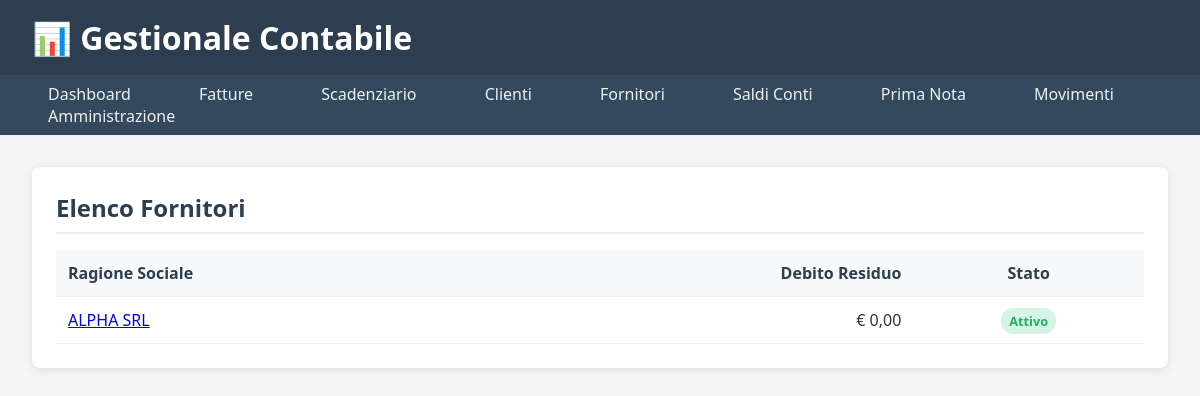
/fornitori/, run on the app's committed database.
### fornitori/models.py (models this page shows, shortened)
class Fornitore(models.Model):
    ragione_sociale = models.CharField(
        max_length=200,
        verbose_name="Ragione Sociale"
    )
    indirizzo = models.CharField(max_length=255, verbose_name="Indirizzo", blank=True)
    citta = models.CharField(max_length=100, verbose_name="Città", blank=True)
    cap = models.CharField(
        max_length=5,
        verbose_name="CAP",
        blank=True,
        validators=[RegexValidator(r'^\d{5}$', 'Il CAP deve avere 5 numeri')]
    )
    provincia = models.CharField(max_length=2, verbose_name="Provincia", blank=True)
    partita_iva = models.CharField(
        max_length=11,
        verbose_name="Partita IVA",
        unique=True,
        validators=[RegexValidator(r'^\d{11}$', 'La P.IVA deve avere 11 numeri')]
    )
    codice_fiscale = models.CharField(max_length=16, verbose_name="Codice Fiscale", blank=True)
    email = models.EmailField(verbose_name="Email", blank=True)
    telefono = models.CharField(max_length=20, verbose_name="Telefono", blank=True)
    STATO_FORNITORE = [
        ('attivo', 'Attivo'),
        ('inattivo', 'Inattivo'),
        ('bloccato', 'Bloccato'),
    ]
    stato = models.CharField(
        max_length=10,
        choices=STATO_FORNITORE,
        default='attivo',
        verbose_name="Stato Fornitore"
    )
    class Meta:
        verbose_name = "Fornitore"
        verbose_name_plural = "Fornitori"
        ordering = ['ragione_sociale']

### fornitori/views.py (the view)
# urls.py: path('', views.lista_fornitori, name='lista_fornitori'),
def lista_fornitori(request):
    fornitori = Fornitore.objects.annotate(
        total_acquistato=Coalesce(Sum('fatture_acquisto__importo_totale'), Decimal('0.00')),
        total_iva=Coalesce(Sum(F('fatture_acquisto__importo_totale') * F('fatture_acquisto__aliquota_iva') / 100), Decimal('0.00')),
        total_pagato=Coalesce(Sum('fatture_acquisto__scadenze_acquisto__pagamenti__importo_pagato'), Decimal('0.00'))
    ).annotate(
        total_debito=(F('total_acquistato') + F('total_iva')) - F('total_pagato')
    ).order_by('ragione_sociale')
    context = {
        'fornitori': fornitori,
        'titolo_pagina': 'Elenco Fornitori'
    }
    return render(request, 'fornitori/lista_fornitori.html', context)

### templates/fornitori/lista_fornitori.html
{% extends "base.html" %} {% block content %}
<div class="section">
  <h2>{{ titolo_pagina }}</h2>
  <table class="table">
    <thead>
      <tr>
        <th>Ragione Sociale</th>
        <th style="text-align: right">Debito Residuo</th>
        <th style="text-align: center">Stato</th>
      </tr>
    </thead>
    <tbody>
      {% for fornitore in fornitori %}
      <tr>
        <td>
          <a href="{% url 'fornitori:dettaglio_fornitore' fornitore.pk %}"
            >{{ fornitore.ragione_sociale }}</a
          >
        </td>
        <td
          style="text-align: right; {% if fornitore.total_debito > 0 %}font-weight: bold; color: #e74c3c;{% endif %}"
        >
          € {{ fornitore.total_debito|floatformat:2 }}
        </td>
        <td style="text-align: center">
          <span
            class="badge {% if fornitore.stato == 'attivo' %}success{% else %}danger{% endif %}"
          >
            {{ fornitore.get_stato_display }}
          </span>
        </td>
      </tr>
      {% empty %}
      <tr>
        <td colspan="3">Nessun fornitore trovato.</td>
      </tr>
      {% endfor %}
    </tbody>
  </table>
</div>
{% endblock %}

### templates/base.html (style rules this page uses)
* { margin: 0; padding: 0; box-sizing: border-box; }
body { font-family: "Segoe UI", Tahoma, Geneva, Verdana, sans-serif; background: #f5f5f5; color: #333; }
.section { background: white; padding: 1.5rem; border-radius: 8px; box-shadow: 0 2px 10px rgba(0, 0, 0, 0.1); margin-bottom: 2rem; }
.section h2 { color: #2c3e50; margin-bottom: 1rem; border-bottom: 2px solid #ecf0f1; padding-bottom: 0.5rem; }
.table { width: 100%; border-collapse: collapse; }
.table th, .table td { padding: 0.75rem; text-align: left; border-bottom: 1px solid #ecf0f1; }
.table th { background: #f8f9fa; font-weight: 600; color: #2c3e50; }
.badge { padding: 0.25rem 0.5rem; border-radius: 12px; font-size: 0.8rem; font-weight: bold; }
.badge.success { background: #d5f4e6; color: #27ae60; }

### data on the page
Fornitore: ragione_sociale "ALPHA SRL", total_debito "0,00", stato "Attivo"

### other printed values
{{ titolo_pagina }} "Elenco Fornitori"
